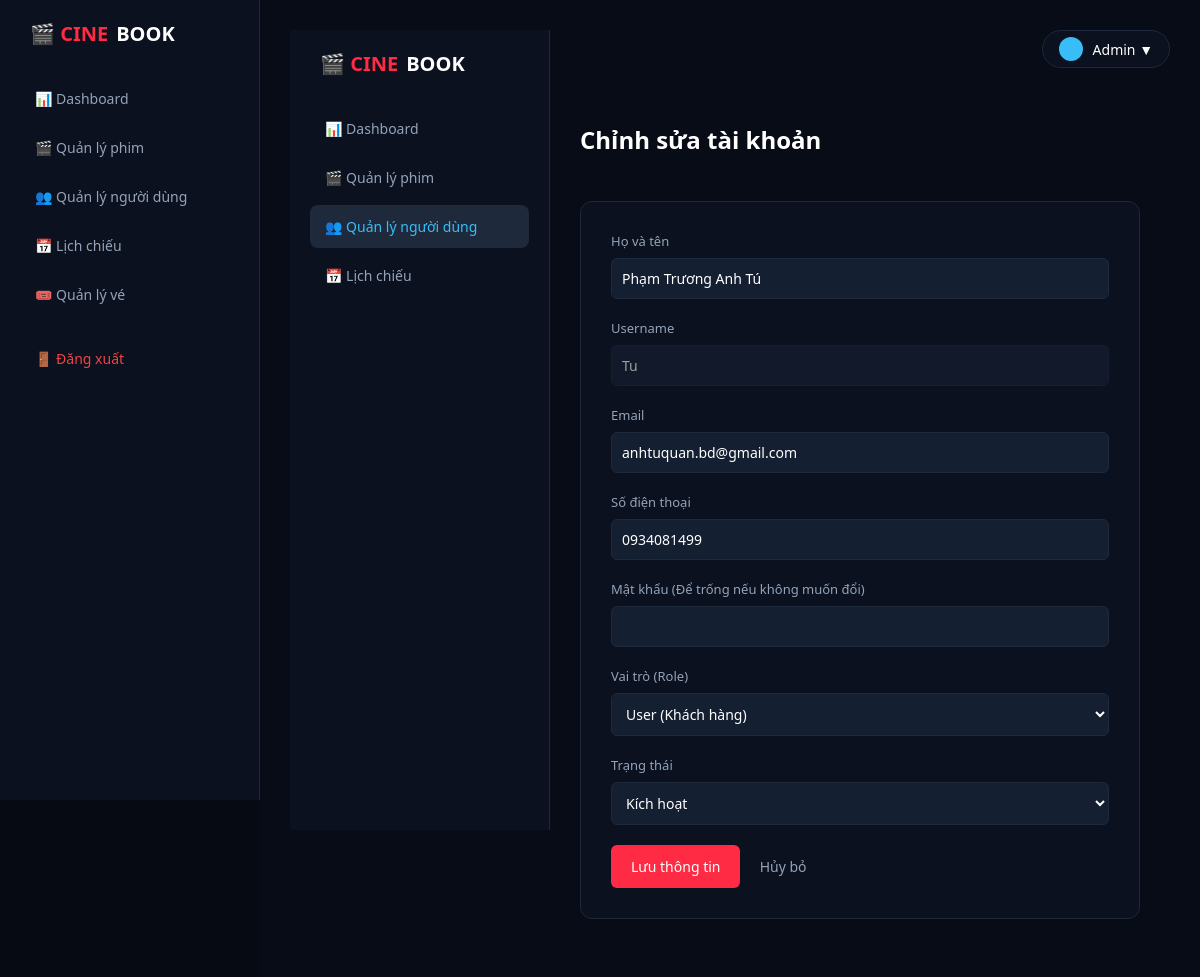
/account/admin/user-create.php?edit_id=2, run on the app's committed database.
### tables this page shows
CREATE TABLE `users` (
  `id` int(11) NOT NULL,
  `fullname` varchar(255) NOT NULL,
  `username` varchar(100) NOT NULL,
  `email` varchar(255) NOT NULL,
  `phone` varchar(20) DEFAULT NULL,
  `password` varchar(255) NOT NULL,
  `avatar` varchar(255) DEFAULT 'default.png',
  `role` enum('admin','user') DEFAULT 'user',
  `status` enum('active','locked') DEFAULT 'active',
  `remember_token` varchar(255) DEFAULT NULL,
  `created_at` timestamp NOT NULL DEFAULT current_timestamp(),
  `updated_at` timestamp NULL DEFAULT NULL ON UPDATE current_timestamp(),
  `login_attempts` int(11) DEFAULT 0,
  `lock_time` datetime DEFAULT NULL
);

### account/admin/user-create.php (the view, shortened to what this page needs)
<?php
$host = "localhost";
$user = "root";
$pass = "";
$dbname = "movie_website";
try {
    $conn = new PDO("mysql:host=$host;dbname=$dbname;charset=utf8", $user, $pass);
    $conn->setAttribute(PDO::ATTR_ERRMODE, PDO::ERRMODE_EXCEPTION);
} catch(PDOException $e) {
    die("Kết nối database thất bại: " . $e->getMessage());
}
$is_edit = false;
$edit_user = [
    'fullname' => '', 'username' => '', 'email' => '', 'phone' => '', 'role' => 'user', 'status' => 'active'
];
if (isset($_GET['edit_id'])) {
    $is_edit = true;
    $stmt = $conn->prepare("SELECT * FROM `users` WHERE `id` = ?");
    $stmt->execute([$_GET['edit_id']]);
    $edit_user = $stmt->fetch(PDO::FETCH_ASSOC);
}
include_once 'includes/header.php';
?>
<!DOCTYPE html>
<html lang="vi">
<head>
</head>
<body>
    <div class="sidebar">
        <div class="sidebar-brand">🎬 CINE<span>BOOK</span></div>
        <ul class="menu-group">
            <li class="menu-item"><a href="dashboard.php">📊 Dashboard</a></li>
            <li class="menu-item"><a href="movies.php">🎬 Quản lý phim</a></li>
            <li class="menu-item active"><a href="users.php">👥 Quản lý người dùng</a></li>
            <li class="menu-item"><a href="#">📅 Lịch chiếu</a></li>
        </ul>
    </div>
    <div class="main-content">
        <h2><?= $is_edit ? 'Chỉnh sửa tài khoản' : 'Thêm tài khoản mới' ?></h2>
        <div class="content-box">
            <form method="POST">
                <div class="form-group">
                    <label>Họ và tên</label>
                    <input type="text" name="fullname" class="form-control" required value="<?= htmlspecialchars($edit_user['fullname']) ?>">
                </div>
                <div class="form-group">
                    <label>Username</label>
                    <input type="text" name="username" class="form-control" required <?= $is_edit ? 'readonly style="opacity:0.6;"' : '' ?> value="<?= htmlspecialchars($edit_user['username']) ?>">
                </div>
                <div class="form-group">
                    <label>Email</label>
                    <input type="email" name="email" class="form-control" required value="<?= htmlspecialchars($edit_user['email']) ?>">
                </div>
                <div class="form-group">
                    <label>Số điện thoại</label>
                    <input type="text" name="phone" class="form-control" value="<?= htmlspecialchars($edit_user['phone']) ?>">
                </div>
                <div class="form-group">
                    <label>Mật khẩu <?= $is_edit ? '(Để trống nếu không muốn đổi)' : '' ?></label>
                    <input type="password" name="password" class="form-control" <?= $is_edit ? '' : 'required' ?>>
                </div>
                <div class="form-group">
                    <label>Vai trò (Role)</label>
                    <select name="role" class="form-control">
                        <option value="user" <?= $edit_user['role'] == 'user' ? 'selected' : '' ?>>User (Khách hàng)</option>
                    </select>
                </div>
                <div class="form-group">
                    <label>Trạng thái</label>
                    <select name="status" class="form-control">
                        <option value="active" <?= $edit_user['status'] == 'active' ? 'selected' : '' ?>>Kích hoạt</option>
                    </select>
                </div>
                <button type="submit" class="btn-submit">Lưu thông tin</button>
                <a href="users.php" class="btn-back">Hủy bỏ</a>
            </form>
        </div>
    </div>
</body>
</html>

### account/admin/includes/header.php (style rules this page uses)
* { box-sizing: border-box; font-family: 'Segoe UI', Tahoma, Geneva, Verdana, sans-serif; margin: 0; padding: 0; }
body { background-color: #060b13; color: #fff; display: flex; min-height: 100vh; overflow-x: hidden; }
.sidebar { width: 260px; background-color: #0b111e; border-right: 1px solid #1e293b; padding: 20px; display: flex; flex-direction: column; position: fixed; height: 100vh; }
.sidebar-brand { display: flex; align-items: center; gap: 8px; font-size: 20px; font-weight: bold; color: #ff2a43; margin-bottom: 30px; padding-left: 10px; }
.sidebar-brand span { color: #fff; }
.menu-group { list-style: none; display: flex; flex-direction: column; gap: 6px; }
.menu-item a { display: flex; align-items: center; gap: 12px; color: #94a3b8; text-decoration: none; padding: 12px 15px; border-radius: 8px; font-size: 14px; transition: all 0.2s; }
.menu-item.active a, .menu-item a:hover { background-color: #1e293b; color: #38bdf8; font-weight: 500; }
.main-content { flex: 1; background-color: #070c16; padding: 30px; margin-left: 260px; display: flex; flex-direction: column; gap: 25px; min-height: 100vh; }

### account/admin/user-create.php (style rules this page uses)
* { box-sizing: border-box; font-family: 'Segoe UI', Tahoma, Geneva, Verdana, sans-serif; margin: 0; padding: 0; }
body { background-color: #060b13; color: #fff; display: flex; min-height: 100vh; }
.sidebar { width: 260px; background-color: #0b111e; border-right: 1px solid #1e293b; padding: 20px; display: flex; flex-direction: column; }
.sidebar-brand { font-size: 20px; font-weight: bold; color: #ff2a43; margin-bottom: 30px; padding-left: 10px; }
.sidebar-brand span { color: #fff; }
.menu-group { list-style: none; display: flex; flex-direction: column; gap: 6px; }
.menu-item a { display: flex; align-items: center; gap: 12px; color: #94a3b8; text-decoration: none; padding: 12px 15px; border-radius: 8px; font-size: 14px; }
.menu-item.active a { background-color: #1e293b; color: #38bdf8; }
.main-content { flex: 1; background-color: #070c16; padding: 30px; }
.content-box { background-color: #0b111e; border: 1px solid #1e293b; border-radius: 12px; padding: 30px; max-width: 600px; margin-top: 20px; }
.form-group { margin-bottom: 20px; }
.form-group label { display: block; font-size: 13px; color: #94a3b8; margin-bottom: 8px; }
.form-control { width: 100%; background: #151f32; border: 1px solid #1e293b; padding: 10px; border-radius: 6px; color: #fff; font-size: 14px; }
.btn-submit { background-color: #ff2a43; color: white; border: none; padding: 12px 20px; border-radius: 6px; cursor: pointer; font-weight: 500; font-size: 14px; }
.btn-back { color: #94a3b8; text-decoration: none; margin-left: 15px; font-size: 14px; }

### data on the page
users: fullname "Phạm Trương Anh Tú", username "Tu", email "anhtuquan.bd@gmail.com", phone "0934081499", role "User (Khách hàng)", status "Kích hoạt"
